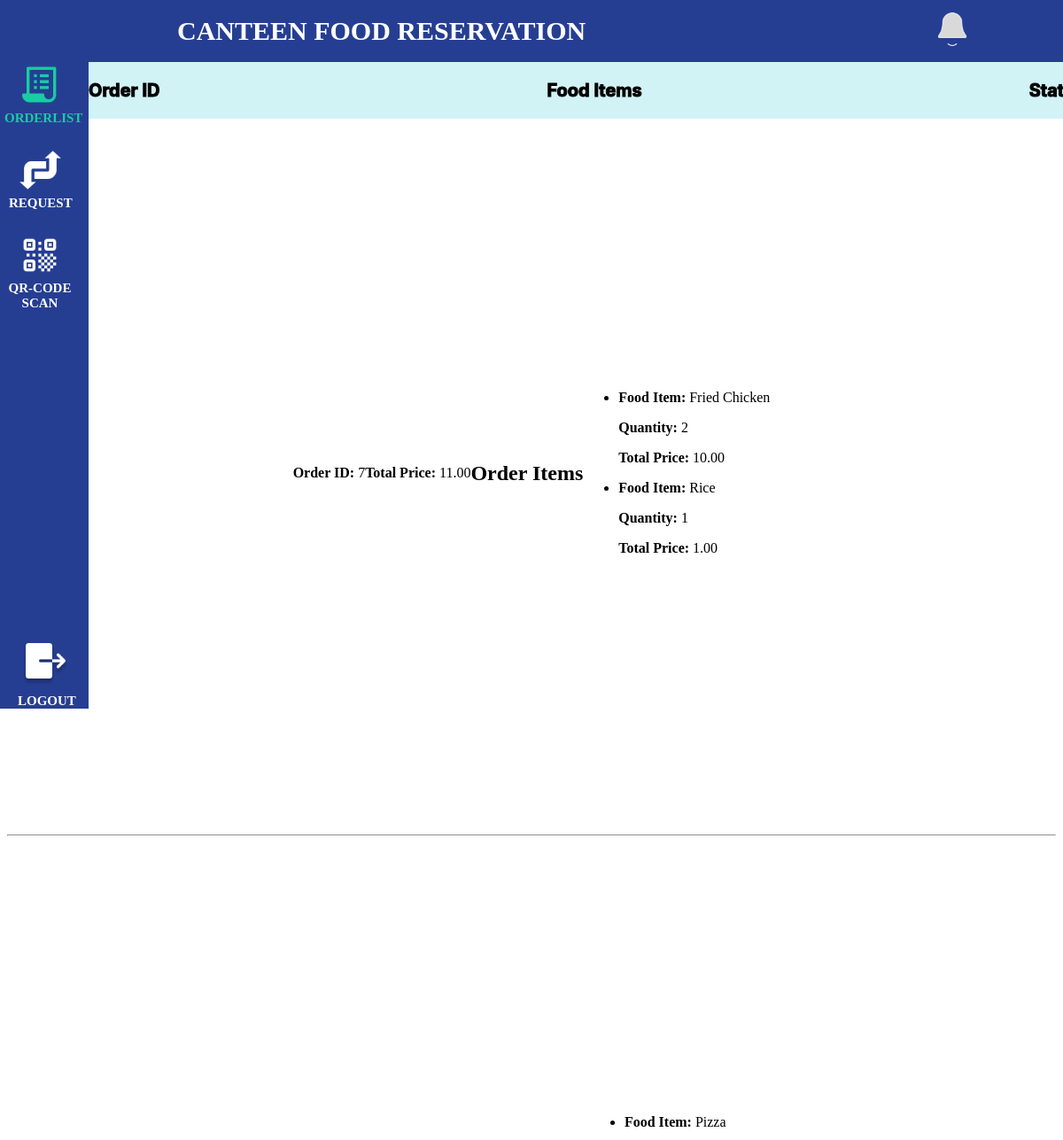
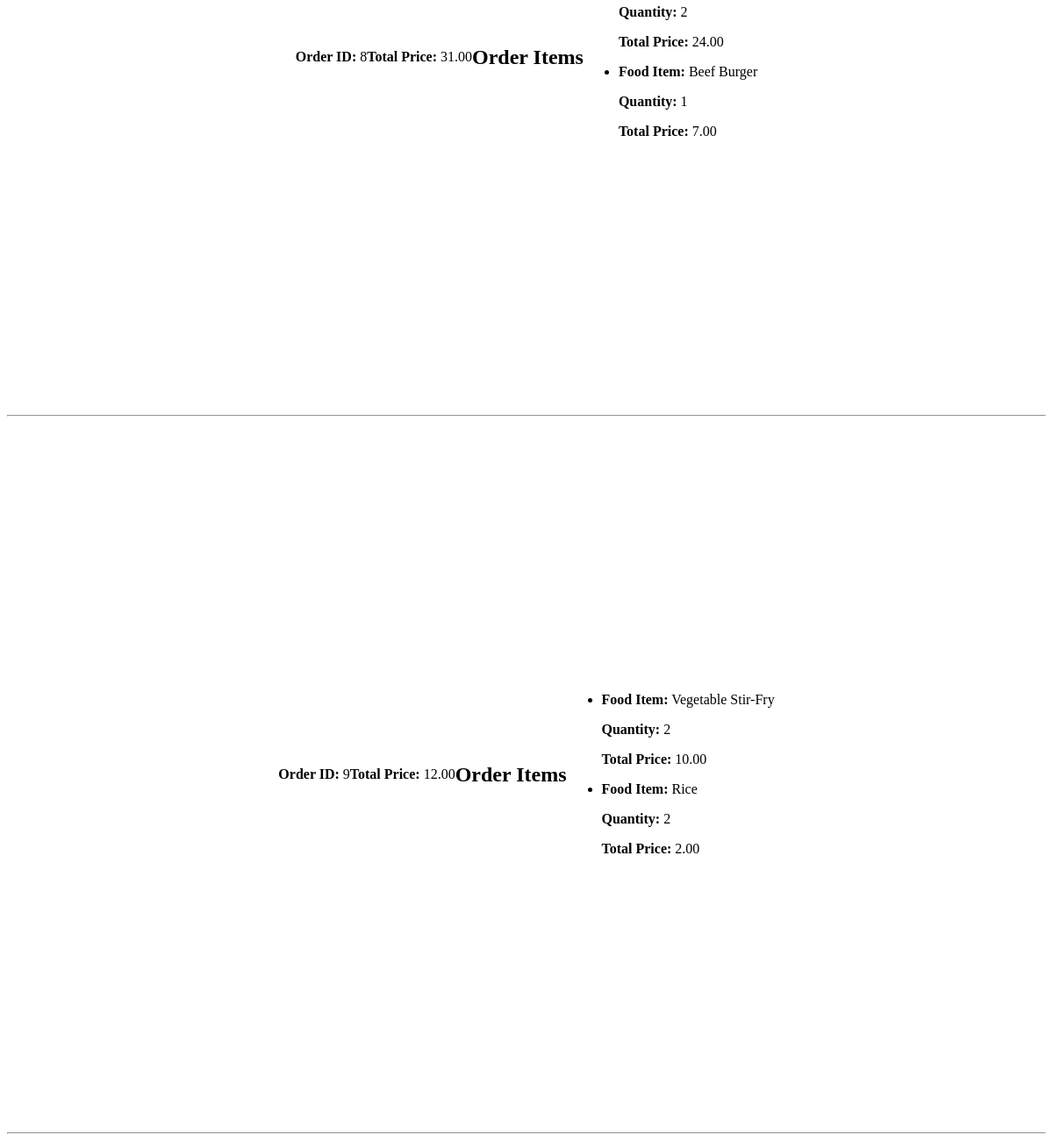
/canteen-orderlist (signed in), run on the app's committed database (2 pictures, top to bottom).
### practice/models.py (models this page shows)
class Order(models.Model):
    id = models.AutoField(auto_created=True, primary_key=True, serialize=False, verbose_name='ID')
    cart = models.ForeignKey(Cart, on_delete=models.SET_NULL, null=True)
    Order_Status = models.CharField('Order Status', max_length=10)
    order_total_price = models.DecimalField(max_digits=10, decimal_places=2, default=0)

class FoodItem(models.Model):
    id = models.AutoField(auto_created=True, primary_key=True, serialize=False, verbose_name='ID')
    Food_Name = models.CharField('Food Name', max_length=50)
    Food_Price = models.DecimalField('Food Price',max_digits=4, decimal_places=2)
    Ingredient_List = models.TextField('Ingredient List', max_length=100)
    Food_Description = models.TextField('Food Description', max_length=200)
    Food_Availability = models.BooleanField('Food Availability', default=True)

class OrderItem(models.Model):
    order = models.ForeignKey(Order, on_delete=models.CASCADE)
    order_item = models.ForeignKey(FoodItem, on_delete=models.CASCADE)
    orderitem_quantity = models.PositiveIntegerField(default=1)
    order_item_total_price = models.DecimalField(max_digits=10, decimal_places=2, default=0)

### practice/views.py (the view)
# urls.py: path('canteen-orderlist', views.view_orders_canteen, name='canteen-orderlist'),
@user_passes_test(is_canteen_worker, login_url='login')
def view_orders_canteen(request):
    orders = Order.objects.all()  # Fetch all Order objects
    orders_data = []
    for order in orders:
        order_items = OrderItem.objects.filter(order=order)
        order_data = {
            'order_id': order.id,
            'total_price': order.order_total_price,
            'order_items': [],
        }
        for order_item in order_items:
            item_data = {
                'food_item_name': order_item.order_item.Food_Name,
                'quantity': order_item.orderitem_quantity,
                'total_price': order_item.order_item_total_price,
            }
            order_data['order_items'].append(item_data)
        orders_data.append(order_data)
    context = {'orders_data': orders_data}
    return render(request, 'canteen-orderlist.html', context)

### practice/views.py (called while the page is built)
def is_canteen_worker(user):
    return user.is_authenticated and user.is_staff

### practice/templates/canteen-orderlist.html (shortened to what this page needs)
<!DOCTYPE html>
{% load static %}
<html>
<head>
    <link rel="stylesheet" href="{% static 'css/canteen-orderlist.css' %}">
</head>
<body>
<header>
    <h1>CANTEEN FOOD RESERVATION</h1>
    <a href="#"><img src="{% static 'image/bell.png' %}" alt="logo" id="notif"></a>
</header>
<nav>
    <a href="{% url 'canteen-orderlist' %}" class="orderlist"><img src="{% static 'image/Order Select.png' %}">ORDERLIST</a>
    <a href="{% url 'canteen-request' %}" class="request"><img src="{% static 'image/Change.png' %}">REQUEST</a>
    <a href="canteen-qrcode.html" class="qrcode"><img src="{% static 'image/Qr Code.png' %}"><br>QR-CODE SCAN</a>
    <a href="{% url 'logout' %}" class="logout" id="logout"><img src="{% static 'image/Logout.png' %}">LOGOUT</a>
</nav>
<main>
    <div id="order-top">
        <p>Order ID</p>
        <p>Food Items</p>
        <p>Status</p>
    </div>
    <div>
        {% for order_data in orders_data %}
            <div style="display: flex; justify-content: center; align-items: center; height: 100vh;">
                <p><strong>Order ID:</strong> {{ order_data.order_id }}</p>
                <p><strong>Total Price:</strong> {{ order_data.total_price }}</p>
                <h2>Order Items</h2>
                <ul>
                    {% for item in order_data.order_items %}
                        <li>
                            <p><strong>Food Item:</strong> {{ item.food_item_name }}</p>
                            <p><strong>Quantity:</strong> {{ item.quantity }}</p>
                            <p><strong>Total Price:</strong> {{ item.total_price }}</p>
                        </li>
                    {% endfor %}
                </ul>
            </div>
            <hr>
        {% endfor %}
    </div>
</main>
</body>
</html>

### practice/static/css/canteen-orderlist.css (style rules this page uses)
nav { width: 100px; height: 100vh; top:0; left:0; position: fixed; float: left; background: #263E92; }
header { width: 100%; height: 70px; background: #263E92; position: fixed; top: 0; left: 0; display: flex; align-items: center; justify-content: space-between; z-index: 3; }
h1 { color: #FFF; text-align: left; position: relative; font-family: Quicksand; font-size: 30px; font-style: normal; font-weight: 500; line-height: normal; text-transform: uppercase; font-weight: bold; margin-left: 200px; }
header img { height: 50px; width: 50px; margin-right: 100px; }
nav { display: flex; flex-direction: column; }
.logout { margin-top: auto; text-decoration: none; margin-left: 20px; color: #FFF; font-family: Quicksand; font-size: 15px; font-style: normal; font-weight: 500; line-height: normal; text-transform: uppercase; font-weight: bold; }
.qrcode { text-decoration: none; margin-top: 25px; margin-right: 10px; color: #FFF; font-family: Quicksand; font-size: 15px; font-style: normal; font-weight: 500; line-height: normal; text-transform: uppercase; font-weight: bold; text-align: center; }
.qrcode img { float: center; }
.orderlist { text-decoration: none; margin-top: 70px; margin-left: 5px; color: #18CDA3; font-family: Quicksand; font-size: 15px; font-style: normal; font-weight: 500; line-height: normal; text-transform: uppercase; font-weight: bold; }
.orderlist img { float: center; margin-left: 15px; }
.request { text-decoration: none; margin-top: 25px; margin-left: 10px; color: #FFF; font-family: Quicksand; font-size: 15px; font-style: normal; font-weight: 500; line-height: normal; text-transform: uppercase; font-weight: bold; }
.request img { float: center; margin-left: 10px; }
#order-top { background: rgba(163, 232, 237, 0.50); display: flex; justify-content: space-between; margin-top: 70px; margin-left: 92px; width: 95%; color: #000; text-align: center; -webkit-text-stroke-width: 1px; -webkit-text-stroke-color: #000; font-family: Inter; font-size: 20px; font-style: normal; font-weight: bolder; }

### data on the page
Order: total_price "11.00"
FoodItem: food_item_name "Fried Chicken"
OrderItem: total_price "10.00"
FoodItem: food_item_name "Rice" "Rice"
OrderItem: total_price "1.00"
Order: total_price "31.00"
FoodItem: food_item_name "Pizza"
OrderItem: total_price "24.00"
FoodItem: food_item_name "Beef Burger"
OrderItem: total_price "7.00"
Order: total_price "12.00"
FoodItem: food_item_name "Vegetable Stir-Fry"
OrderItem: total_price "10.00"
OrderItem: total_price "2.00"

### other printed values
{{ order_data.order_id }} "7" "8" "9"
{{ item.quantity }} "2" "1" "2" "1" "2" "2"
